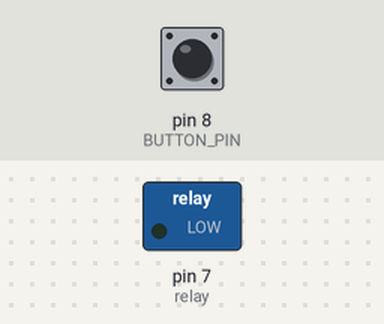
The sketch below on a simulated Arduino Uno, built with avr-gcc and run on an emulated ATmega328P. Shown: switched loads named in the sketch (green lamp = pin HIGH). Inputs (shaded band) come from the test bench; at power-on: pin 8 (BUTTON_PIN) HIGH.

Above: at 1.2 s.
1.3 s: pin 8 (BUTTON_PIN) pulled LOW for 0.15 s
At 1.37 s:
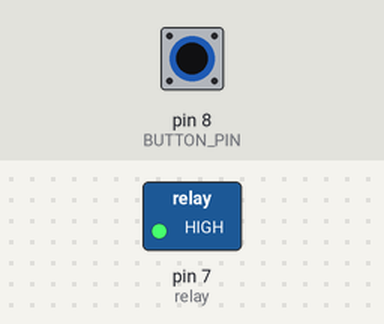
2.9 s: pin 8 (BUTTON_PIN) pulled LOW for 3.2 s
At 6.7 s:
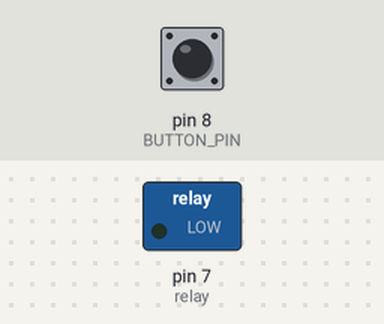
Timing chart, 0 to 8.2 s (numbered marks = the images above; inputs shaded):
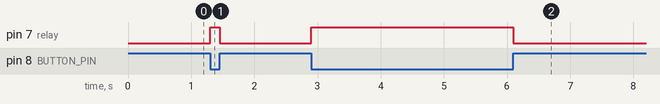

The sketch:

DC_motor_with_push_button.ino
```cpp
int relay=7;
int BUTTON_PIN=8;
int push_button;

void setup() {
  // put your setup code here, to run once:
pinMode(relay,OUTPUT);
pinMode(BUTTON_PIN,INPUT);

}

void loop() {
  // put your main code here, to run repeatedly:
push_button=digitalRead(BUTTON_PIN);
if(push_button==0)
{
  digitalWrite(relay,HIGH);
}
else{
  digitalWrite(relay,LOW);
}
}
```

Measured:
- after the input at 1.3 s, pin 7 (relay): LOW → HIGH at once, → LOW 0.15 s later
- after the input at 2.9 s, pin 7 (relay): LOW → HIGH at once, → LOW 3.2 s later
